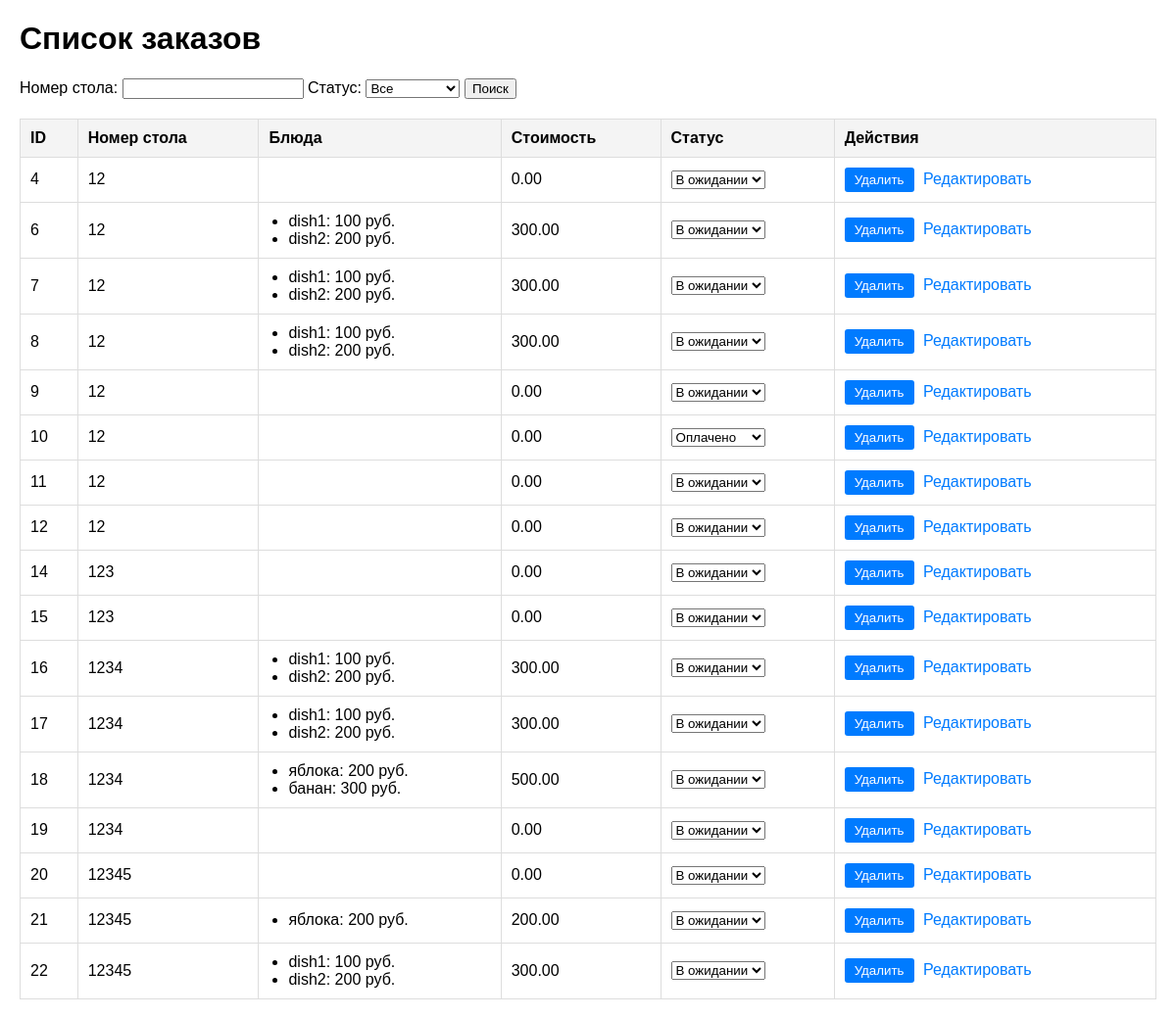
The page / on the database its author committed.
### orders/models.py (models this page shows, shortened)
class Order(models.Model):
    STATUS_CHOICES = [
        ("pending", "В ожидании"),
        ("ready", "Готово"),
        ("paid", "Оплачено"),
    ]
    table_number = models.PositiveIntegerField("Номер стола")
    items = models.JSONField("Список блюд", default=dict)
    total_price = models.DecimalField(
        "Общая стоимость", max_digits=10, decimal_places=2, default=0
    )
    status = models.CharField(
        "Статус", max_length=20, choices=STATUS_CHOICES, default="pending"
    )

### orders/views.py (the view)
# urls.py: path("", views.list_orders, name="list_orders"),  # Имя маршрута: list_orders
def list_orders(request):
    status = request.GET.get("status")
    table_number = request.GET.get("table_number")
    orders = Order.objects.all()
    if status:
        orders = orders.filter(status=status)
    if table_number:
        orders = orders.filter(table_number=table_number)
    return render(request, "orders/orders_list/list_orders.html", {"orders": orders})

### templates/orders/orders_list/list_orders.html (shortened to what this page needs)
<!DOCTYPE html>
<html lang="en">
<head>
</head>
<body>
    <h1>Список заказов</h1>
    <form method="get" action="">
        <label for="table_number">Номер стола:</label>
        <input type="text" name="table_number" id="table_number" value="{{ request.GET.table_number }}">
        <label for="status">Статус:</label>
        <select name="status" id="status">
            <option value="">Все</option>
        </select>
        <button type="submit">Поиск</button>
    </form>
    <table>
        <thead>
            <tr>
                <th>ID</th>
                <th>Номер стола</th>
                <th>Блюда</th>
                <th>Стоимость</th>
                <th>Статус</th>
                <th>Действия</th>
            </tr>
        </thead>
        <tbody>
            {% for order in orders %}
            <tr>
                <td>{{ order.id }}</td>
                <td>{{ order.table_number }}</td>
                <td>
                    <ul>
                        {% for key, item in order.items.items %}
                        <li>{{ key }}: {{ item.price }} руб.</li>
                        {% endfor %}
                    </ul>
                </td>
                <td>{{ order.total_price }}</td>
                <td>
                    <form method="post" action="{% url 'update_order_status' order.id %}">
                        <select name="status" onchange="this.form.submit()">
                            <option value="pending" {% if order.status == "pending" %}selected{% endif %}>В ожидании</option>
                            <option value="paid" {% if order.status == "paid" %}selected{% endif %}>Оплачено</option>
                        </select>
                    </form>
                </td>
                <td class="actions">
                    <form method="post" action="{% url 'delete_order' order.id %}">
                        <button type="submit" onclick="return confirm('Вы уверены, что хотите удалить этот заказ?');">
                            Удалить
                        </button>
                    </form>
                    <a href="{% url 'edit_order' order.id %}">Редактировать</a>
                </td>
            </tr>
            {% empty %}
            <tr>
                <td colspan="6">Заказы не найдены.</td>
            </tr>
            {% endfor %}
        </tbody>
    </table>
</body>
</html>

### templates/orders/orders_list/list_orders.html (style rules this page uses)
body { font-family: Arial, sans-serif; margin: 20px; }
table { width: 100%; border-collapse: collapse; margin-top: 20px; }
table, th, td { border: 1px solid #ddd; }
th, td { padding: 10px; text-align: left; }
th { background-color: #f4f4f4; }
ul { padding-left: 20px; margin: 0; }
.actions form, .actions a { display: inline-block; margin-right: 5px; }
.actions button { padding: 5px 10px; background-color: #007BFF; color: #fff; border: none; border-radius: 3px; cursor: pointer; }
.actions a { text-decoration: none; color: #007BFF; }

### rows shown on the page
Order: id "4", table_number "12", total_price "0.00", status "В ожидании"
Order: id "6", table_number "12", order "dish1" "dish2", price "100" "200", total_price "300.00", status "В ожидании"
Order: id "7", table_number "12", order "dish1" "dish2", price "100" "200", total_price "300.00", status "В ожидании"
Order: id "8", table_number "12", order "dish1" "dish2", price "100" "200", total_price "300.00", status "В ожидании"
Order: id "9", table_number "12", total_price "0.00", status "В ожидании"
Order: id "10", table_number "12", total_price "0.00", status "Оплачено"
Order: id "11", table_number "12", total_price "0.00", status "В ожидании"
Order: id "12", table_number "12", total_price "0.00", status "В ожидании"
Order: id "14", table_number "123", total_price "0.00", status "В ожидании"
Order: id "15", table_number "123", total_price "0.00", status "В ожидании"
Order: id "16", table_number "1234", order "dish1" "dish2", price "100" "200", total_price "300.00", status "В ожидании"
Order: id "17", table_number "1234", order "dish1" "dish2", price "100" "200", total_price "300.00", status "В ожидании"
Order: id "18", table_number "1234", order "яблока" "банан", price "200" "300", total_price "500.00", status "В ожидании"
Order: id "19", table_number "1234", total_price "0.00", status "В ожидании"
Order: id "20", table_number "12345", total_price "0.00", status "В ожидании"
Order: id "21", table_number "12345", order "яблока", price "200", total_price "200.00", status "В ожидании"
Order: id "22", table_number "12345", order "dish1" "dish2", price "100" "200", total_price "300.00", status "В ожидании"
